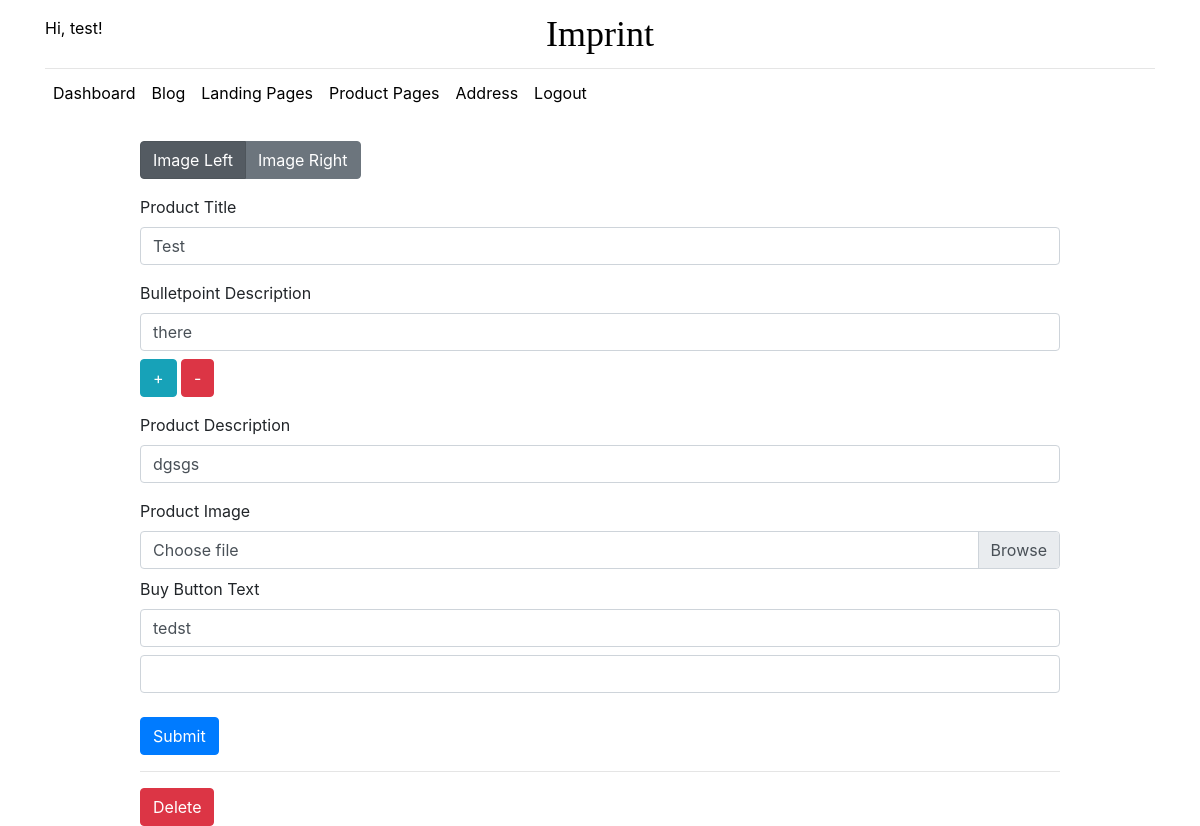
The app's page /product-page/test/edit (signed in) with its own data.
### tables this page shows
CREATE TABLE user (
  id INTEGER PRIMARY KEY AUTOINCREMENT,
  username TEXT UNIQUE NOT NULL,
  password TEXT NOT NULL,
  email TEXT UNIQUE NOT NULL
);

CREATE TABLE product (
  page_id INTEGER PRIMARY KEY AUTOINCREMENT,
  title TEXT NOT NULL,
  description TEXT NOT NULL,
  filename TEXT NOT NULL,
  bulletpoint1 TEXT,
  bulletpoint2 TEXT,
  bulletpoint3 TEXT,
  bulletpoint4 TEXT,
  bulletpoint5 TEXT,
  author_id INTEGER NOT NULL,
  page_layout TEXT NOT NULL,
  buy_button_text TEXT NOT NULL,
  buy_button_link TEXT,
  url TEXT NOT NULL,
  FOREIGN KEY (author_id) REFERENCES user (id)
);

### imprint/product_page.py (the view, shortened to what this page needs)
@bp.route('/product-page/<slug>/edit', methods=('GET', 'POST'))
@login_required
def edit_product_page(slug):
    page = get_product_page(slug)
    oldTitle = page['title']
    db = get_db()
    return render_template('product_page/edit_product_page.html', product_page=page)

### imprint/auth.py (called while the page is built)
@bp.before_app_request
def load_logged_in_user():
    user_id = session.get('user_id')
    if user_id is None:
        g.user = None
    else:
        g.user = get_db().execute(
            'SELECT * FROM user WHERE id = ?', (user_id,)
        ).fetchone()

def login_required(view):
    @functools.wraps(view)
    def wrapped_view(**kwargs):
        if g.user is None:
            return redirect(url_for('auth.login'))
        return view(**kwargs)
    return wrapped_view

### imprint/db.py (called while the page is built)
def get_db():
    if 'db' not in g:
        g.db = sqlite3.connect(
            current_app.config['DATABASE'],
            detect_types=sqlite3.PARSE_DECLTYPES
        )
        g.db.row_factory = sqlite3.Row
    return g.db

### imprint/product_page.py (called while the page is built)
def get_product_page(slug):
    product_page = get_db().execute('SELECT title, description, filename, author_id, url, bulletpoint1,bulletpoint2,bulletpoint3,bulletpoint4,bulletpoint5, page_layout, buy_button_text,buy_button_link FROM product WHERE url=?',(slug,)).fetchone()
    if product_page is None:
        abort(404, "URL {0} doesn't exist. [products]".format(slug))
    return product_page

### imprint/templates/product_page/edit_product_page.html (shortened to what this page needs)
{% extends 'base.html' %}
{% block content %}
<div class="row mt-4">
  <div class="col-md-10 offset-md-1">
    <form method="POST" enctype='multipart/form-data'>
        <div class="btn-group btn-group-toggle form-group" data-toggle="buttons">
          <label class="btn btn-secondary active">
            <input type="radio" name="options" id="imageLeft" value="imageLeft" autocomplete="off" checked> Image Left
          </label>
          <label class="btn btn-secondary">
            <input type="radio" name="options" id="imageRight" value="imageRight" autocomplete="off"> Image Right
          </label>
        </div>
        <div class="form-group">
          <label for="product-title"> Product Title </label>
          <input name="product-title" class="form-control" id="product-title" value="{{ request.form['title'] or product_page['title']}}">
        </div>
        <div class="form-group">
            <label for="product-bulletpoints"> Bulletpoint Description</label>
            <input name="bulletpoint1" class="form-control" value="{{ request.form['bulletpoint1'] or product_page['bulletpoint1'] }}" id="bulletpoint1" required>
            <button type="button" class="btn btn-info mt-2" onclick="addBulletpoint()"> + </button>
            <button type="button" class="btn btn-danger mt-2" onclick="removeBulletpoint()"> - </button>
          </div>
        <div class="form-group">
          <label for="product-description"> Product Description </label>
          <input name="product-description" class="form-control" id="product-description" value="{{ request.form['description'] or product_page['description']}}">
        </div>
        <label for="product-image"> Product Image </label>
        <div class="input-group">
          <div class="custom-file">
            <label class="custom-file-label" class="form-control" for="inputGroupFile02">Choose file</label>
          </div>
        </div>
        <div class="form-group mt-2">
          <label for="buy-button-text"> Buy Button Text </label>
          <input name="buy-button-text" class="form-control" id="buy-button-text" value="{{ request.form['buy-button-text'] or product_page['buy_button_text']}}" required>
          <input name="buy-button-link" class="form-control mt-2" id="buy-button-link" value="{{ request.form['buy-button-link'] or product_page['buy_button_link']}}">
        </div>
      <input type="submit" class="btn btn-primary mt-2">
    </form>
    <hr>
    <form action="{{ url_for('product_page.delete_page', slug=product_page['url']) }}" method="post">
      <input class="btn btn-danger danger" type="submit" value="Delete" onclick="return confirm('Are you sure?');">
    </form>
  </div>
</div>
{% endblock %}

### imprint/templates/base.html (shortened to what this page needs)
<!doctype html>
<head>
    <link rel="stylesheet" href="{{ url_for('static', filename='css/style.css') }}">
    <link rel="light stylesheet" type="text/css" href="{{ url_for('static', filename='css/light.css') }}" title="light">
    <link rel="dark stylesheet" type="text/css" href="{{ url_for('static', filename='css/dark.css') }}" title="dark">
    <link rel="stylesheet" href="https://stackpath.bootstrapcdn.com/bootstrap/4.1.3/css/bootstrap.min.css">
</head>
<div class ="container" id="base">
  <header class="blog-header py-3">
    <div class="row flex-nowrap justify-content-between align-items-center">
      <div class="col-4 pt-1">
        {% if g.user %}
          <p class="darkText lightText"> Hi, {{ g.user['username'] }}! </p>
        {% else %}
          <a class="text-muted darkText lightText" href="{{ url_for('auth.login') }}">Login</a>
        {% endif %}
      </div>
      <div class="col-4 text-center">
        <a class="blog-header-logo darkText lightText" href="{{ url_for('hello')}}">Imprint</a>
      </div>
      <div class="col-4 d-flex justify-content-end align-items-center">
      </div>
    </div>
  </header>
  {% if g.user %}
  <div class="nav-scroller py-1 mb-2">
    <nav class="nav d-flex">
      <a class="p-2 darkText lightText" href="{{ url_for('dashboard.admin') }}">Dashboard</a>
      <a class="p-2 darkText lightText" href="{{ url_for('blog.blog_index') }}">Blog</a>
      <a class="p-2 darkText lightText" href="{{ url_for('landing_page.landing_index') }}">Landing Pages</a>
      <a class="p-2 darkText lightText" href="{{ url_for('product_page.product_index') }}">Product Pages</a>
      <a class="p-2 darkText lightText" href="{{ url_for('address.indexMap') }}">Address</a>
      <a class="p-2 darkText lightText" href="{{ url_for('auth.logout') }}">Logout</a>
    </nav>
  </div>
  {% endif %}
  <body id ="fullContainer">
      {% block content %}{% endblock %}
  </body>
</div>

### imprint/static/css/style.css (style rules this page uses)
body { background-color:#2d2d2d; }
#fullContainer { background-color:#FFF; }
.lightText { color:#000 !important; }
.blog-header { line-height: 1; border-bottom: 1px solid #e5e5e5; }
.blog-header-logo { font-family: "Playfair Display", Georgia, "Times New Roman", serif; font-size: 2.25rem; }

### imprint/static/css/light.css (style rules this page uses)
body { background-color: #FFF; }
#fullContainer { background-color:#FFF; }

### imprint/static/css/dark.css (style rules this page uses)
body { background-color: #2d2d2d; }
#fullContainer { background-color:#2d2d2d; }
.darkText { color:#FFF !important; }

### records on screen
user: user.username "test"
product: product-title "Test", bulletpoint1 "there", product-description "dgsgs", buy-button-text "tedst"
